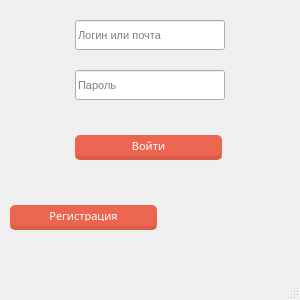
<?xml version="1.0" encoding="UTF-8"?>
<ui version="4.0">
 <class>MainWindow</class>
 <widget class="QMainWindow" name="MainWindow">
  <property name="geometry">
   <rect>
    <x>0</x>
    <y>0</y>
    <width>300</width>
    <height>300</height>
   </rect>
  </property>
  <property name="minimumSize">
   <size>
    <width>300</width>
    <height>300</height>
   </size>
  </property>
  <property name="maximumSize">
   <size>
    <width>300</width>
    <height>300</height>
   </size>
  </property>
  <property name="focusPolicy">
   <enum>Qt::NoFocus</enum>
  </property>
  <property name="windowTitle">
   <string>Окно авторизации</string>
  </property>
  <widget class="QWidget" name="centralwidget">
   <widget class="QPushButton" name="pushButton">
    <property name="geometry">
     <rect>
      <x>10</x>
      <y>200</y>
      <width>150</width>
      <height>30</height>
     </rect>
    </property>
    <property name="font">
     <font>
      <family>Roboto Slab</family>
      <pointsize>8</pointsize>
     </font>
    </property>
    <property name="autoFillBackground">
     <bool>false</bool>
    </property>
    <property name="styleSheet">
     <string notr="true">float: right;
margin-right: 3%;
margin-top: 5px;
border-radius: 5px;
-moz-border-radius: 5px;
-webkit-border-radius: 5px;
padding: 5px 9px;
font-size: 1.2em;
background-color: rgba(236, 101, 80, 1);
text-shadow: #454545 0 0 2px;
border-bottom: 4px solid rgba(217, 91, 72, 1);
color: white;
font-family: 'Roboto Slab', serif;</string>
    </property>
    <property name="text">
     <string>Регистрация</string>
    </property>
    <property name="iconSize">
     <size>
      <width>28</width>
      <height>28</height>
     </size>
    </property>
   </widget>
   <widget class="QLineEdit" name="login">
    <property name="geometry">
     <rect>
      <x>75</x>
      <y>20</y>
      <width>150</width>
      <height>30</height>
     </rect>
    </property>
    <property name="font">
     <font>
      <pointsize>8</pointsize>
     </font>
    </property>
    <property name="text">
     <string/>
    </property>
    <property name="placeholderText">
     <string>Логин или почта</string>
    </property>
   </widget>
   <widget class="QLineEdit" name="password">
    <property name="geometry">
     <rect>
      <x>75</x>
      <y>70</y>
      <width>150</width>
      <height>30</height>
     </rect>
    </property>
    <property name="font">
     <font>
      <pointsize>8</pointsize>
     </font>
    </property>
    <property name="text">
     <string/>
    </property>
    <property name="placeholderText">
     <string>Пароль</string>
    </property>
   </widget>
   <widget class="QPushButton" name="pushButton_2">
    <property name="geometry">
     <rect>
      <x>75</x>
      <y>130</y>
      <width>150</width>
      <height>30</height>
     </rect>
    </property>
    <property name="font">
     <font>
      <family>Roboto Slab</family>
      <pointsize>8</pointsize>
     </font>
    </property>
    <property name="styleSheet">
     <string notr="true">float: right;
margin-right: 3%;
margin-top: 5px;
border-radius: 5px;
-moz-border-radius: 5px;
-webkit-border-radius: 5px;
padding: 5px 9px;
font-size: 1.2em;
background-color: rgba(236, 101, 80, 1);
text-shadow: #454545 0 0 2px;
border-bottom: 4px solid rgba(217, 91, 72, 1);
color: white;
font-family: 'Roboto Slab', serif;</string>
    </property>
    <property name="text">
     <string>Войти</string>
    </property>
   </widget>
  </widget>
  <widget class="QMenuBar" name="menubar">
   <property name="geometry">
    <rect>
     <x>0</x>
     <y>0</y>
     <width>300</width>
     <height>21</height>
    </rect>
   </property>
  </widget>
  <widget class="QStatusBar" name="statusbar"/>
 </widget>
 <resources/>
 <connections/>
</ui>
